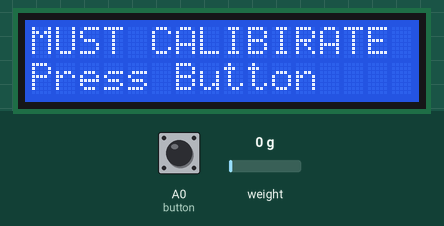
The sketch below on a simulated Arduino Uno, built with avr-gcc and run on an emulated ATmega328P. On the bench: 16×2 character LCD. The inputs (shaded band) are chosen by the test bench; at power-on: A0 (button) HIGH, weight on the scale 0 g. What the sketch prints to the serial monitor is not drawn.

Above: at 0.8 s.
0.9 s: A0 (button) pulled LOW for 0.15 s
At 1.9 s:
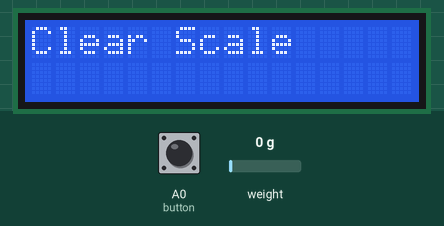
At 3.4 s:
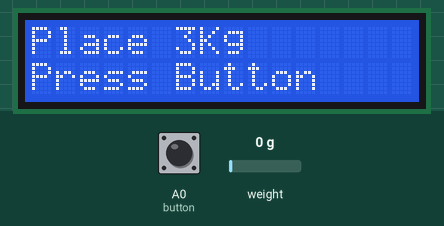
3.7 s: A0 (button) pulled LOW for 1 s
At 3.81 s:
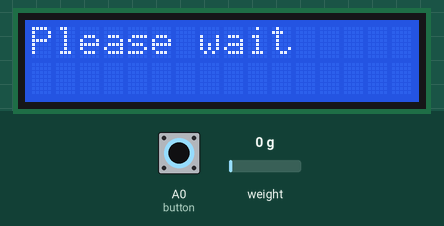

Measured:
- after the input at 0.9 s, the display: first changes at once (image 1 shows a later state)
- after the input at 3.7 s, the display: changes at once (image 3)
- what the display in image 1 shows lasts 1.2 s, from 1.1 s to 2.3 s

The sketch:

loadCell_calib.ino
```cpp
#include "HX711.h"
#include <Wire.h>
#include <LiquidCrystal_I2C.h>
#include <nRF24L01.h>
#include "printf.h"
#include <RF24.h>
#include <RF24_config.h>
#include <math.h>
#include <EEPROM.h>


#define LB2KG  0.45352
#define CALWEIGHT 3.00
#define DEFAULT_CALIFACTOR -7050


#define id 1
#define number_of_digits 1

#define DOUT  2
#define CLK 3
#define button A0

HX711 scale;
LiquidCrystal_I2C lcd(0x27, 16, 2);
RF24 radio (4, 5);
const byte addresses[][6] = {"00001", "00002"};
long currentOffset;
float calibration_factor;


void setup() {
  //serial
  Serial.begin(115200);
  Serial.println("System started");
  printf_begin();

  // lcd
  lcd.begin();
  lcd.backlight();
  lcd.clear();
  //EEPROM.write(0x00,0xFF);
  // button pin
  pinMode(button, INPUT_PULLUP);


  // eeprom
  if (EEPROM.read(0x00) != 0x01)
  {
    Serial.println("NOT INIT !!!!");
    currentOffset = 0;
    calibration_factor = DEFAULT_CALIFACTOR;
    // show instructions
    lcd.setCursor(0, 0);
    lcd.print("MUST CALIBIRATE");
    lcd.setCursor(0, 1);
    lcd.print("Press Button");
    //wait for button press
    while (digitalRead(button));
    lcd.clear();
  }
  else
  {
    EEPROM.get(0x01,currentOffset);
    EEPROM.get(0x01+sizeof(long),calibration_factor);
    Serial.println("currentOffset = " + String(currentOffset));
    Serial.println("calibration_factor = " + String(calibration_factor));
  }


  //scale
  scale.begin(DOUT, CLK);
  delay(100);
  Serial.println("calibration_factor = " + String(calibration_factor));
  scale.set_scale(calibration_factor / LB2KG);

  // if button is pressed (LOW) start calibiration
  if (!digitalRead(button))
  {
    // show instructions
    lcd.setCursor(0, 0);
    lcd.print("Clear Scale");
    // wait till person leaves the button
    while (!digitalRead(button));
    //short delay
    delay(200);

    // set tare and save value
    scale.tare();
    currentOffset = scale.get_offset();
    Serial.println(currentOffset);

    // show on lcd
    lcd.clear();
    lcd.print("Place 3Kg");
    lcd.setCursor(0, 1);
    lcd.print("Press Button");

    //wait for button press
    while (digitalRead(button));
    lcd.clear();
    lcd.print("Please wait ");
    Serial.println("calibirte");
    // calibiation
    boolean done = false;
    uint8_t flipDirCount = 0;
    int8_t direction = 1;
    uint8_t dirScale = 100;
    double data = abs(scale.get_units());
    double prevData = data;
    char runningSign[] = {'-','\\','|','/'};
    uint8_t runningSignIdx = 0;
    while (!done)
    {
      // get data
      data = abs(scale.get_units());
      Serial.println("data = " + String(data, 2));
      Serial.println("abs = " + String(abs(data - CALWEIGHT), 4));
      Serial.println("calibration_factor = " + String(calibration_factor));
      // if not match
      if (abs(data - CALWEIGHT) >= 0.01)
      {
        if (abs(data - CALWEIGHT) < abs(prevData - CALWEIGHT) && direction != 1 && data < CALWEIGHT)
        {
          direction = 1;
          flipDirCount++;
        }
        else if (abs(data - CALWEIGHT) >= abs(prevData - CALWEIGHT) && direction != -1 && data > CALWEIGHT)
        {
          direction = -1;
          flipDirCount++;
        }

        if (flipDirCount > 2)
        {
          if (dirScale != 1)
          {
            dirScale = dirScale / 10;
            flipDirCount = 0;
            Serial.println("dirScale = " + String(dirScale));
          }
        }
        // set new factor
        calibration_factor += direction * dirScale;
        scale.set_scale(calibration_factor / LB2KG);
        // show still running
        lcd.setCursor(15, 1);
        lcd.print(runningSign[runningSignIdx]);
        runningSignIdx = (runningSignIdx+1)%4;
        //short delay
        delay(5);
        // keep old data
        prevData = data;
      }
      // if match
      else
      {
        Serial.println("NEW currentOffset = " + String(currentOffset));
        Serial.println("NEW calibration_factor = " + String(calibration_factor));
        EEPROM.put(0x00,0x01); // set init
        EEPROM.put(0x01,currentOffset);
        EEPROM.put(0x01+sizeof(long),calibration_factor);
        done = true;
        lcd.clear();
      }

    } // end while
  } //end if button pressed

  scale.set_offset(currentOffset);

  lcd.setCursor(0, 0);
  lcd.print("Scaleit");
  lcd.setCursor(13, 1);
  lcd.print("KG");


  // radio
  radio.begin();
  radio.openWritingPipe(addresses[1]); // 00002
  radio.openReadingPipe(1, addresses[0]); // 00001
  radio.setPALevel(RF24_PA_MIN);
  radio.setDataRate(RF24_250KBPS);
  radio.setChannel(100);
  radio.stopListening();
  radio.printDetails();


  Serial.println("setup done ...");

}

void loop() {
  // get data
  double data = abs(scale.get_units());
  // issue with abs missing at the 4th digit after the dot (bug!!)
  if (0.0000 - data > 0.0001)
    data = 0.00; //reset to zero


  // serial
  Serial.print(data, number_of_digits);
  Serial.println(" Kg");

  // lcd
  lcd.setCursor(8, 1);
  lcd.print(data, number_of_digits);


  // nrf
  double data2[2] = {id, data};
  radio.write(&data2, sizeof(data2));

  // short delay
  delay(1000);

}
```
